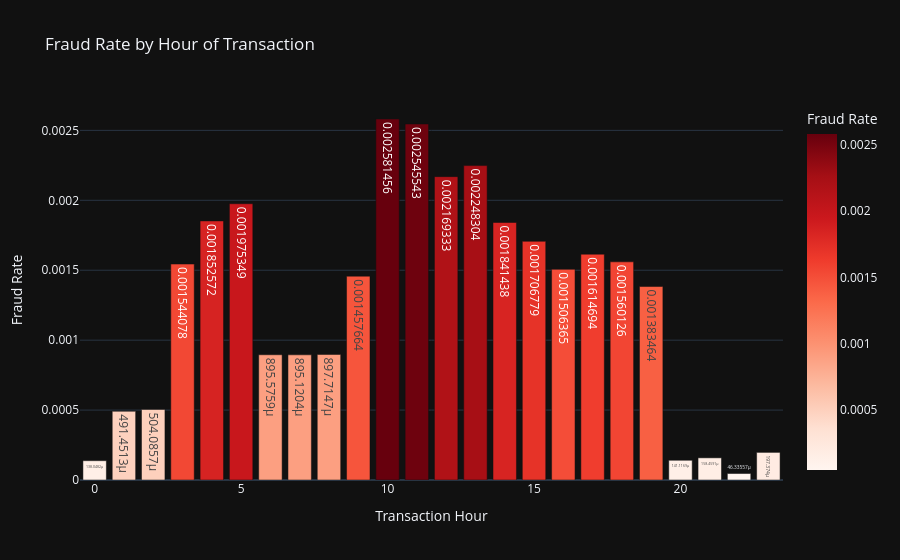

The code cell stored with this chart in its notebook:
### Code cell
#  Compute fraud rate per hour
fraud_rate_per_hour = (
    df.groupby('transaction_hour')['target']  # label column is 'target'
      .mean()
      .reset_index()
)

#  Create output folder
output_dir = r"..\reports\figures\numerical_fraud_plots"
os.makedirs(output_dir, exist_ok=True)

#  Plot fraud rate by hour
fig = px.bar(
    fraud_rate_per_hour,
    x='transaction_hour',
    y='target',
    title="Fraud Rate by Hour of Transaction",
    labels={'transaction_hour': 'Transaction Hour', 'target': 'Fraud Rate'},
    text_auto=True,
    color='target',
    color_continuous_scale='Reds'
)

fig.update_layout(
    xaxis_title="Transaction Hour",
    yaxis_title="Fraud Rate",
    template="plotly_dark",
    hovermode="x unified"
)

#  Save BEFORE showing
save_path = os.path.join(output_dir, "fraud_rate_by_hour.png")
fig.write_image(save_path)   # requires 'pip install -U kaleido'

fig.show()

print("Saved to:", save_path)

### Figure 1 — Plotly figure (JSON) as saved in the notebook; plotly's stock layout.template omitted (floating-point values rounded to 4 significant figures)
{"data": [{"alignmentgroup": "True", "hovertemplate": "Transaction Hour=%{x}<br>Fraud Rate=%{marker.color}<extra></extra>", "legendgroup": "", "marker": {"color": [0.000138, 0.0004915, 0.0005041, 0.001544, 0.001853, 0.001975, 0.0008956, 0.0008951, 0.0008977, 0.001458, 0.002581, 0.002546, 0.002169, 0.002248, 0.001841, 0.001707, 0.001506, 0.001615, 0.00156, 0.001383, 0.0001411, 0.0001585, 4.634e-05, 0.0001974], "coloraxis": "coloraxis", "pattern": {"shape": ""}}, "name": "", "offsetgroup": "", "orientation": "v", "showlegend": false, "textposition": "auto", "texttemplate": "%{y}", "type": "bar", "x": [0, 1, 2, 3, 4, 5, 6, 7, 8, 9, 10, 11, 12, 13, 14, 15, 16, 17, 18, 19, 20, 21, 22, 23], "xaxis": "x", "y": [0.000138, 0.0004915, 0.0005041, 0.001544, 0.001853, 0.001975, 0.0008956, 0.0008951, 0.0008977, 0.001458, 0.002581, 0.002546, 0.002169, 0.002248, 0.001841, 0.001707, 0.001506, 0.001615, 0.00156, 0.001383, 0.0001411, 0.0001585, 4.634e-05, 0.0001974], "yaxis": "y"}], "layout": {"barmode": "relative", "coloraxis": {"colorbar": {"title": {"text": "Fraud Rate"}}, "colorscale": [[0, "rgb(255,245,240)"], [0.125, "rgb(254,224,210)"], [0.25, "rgb(252,187,161)"], [0.375, "rgb(252,146,114)"], [0.5, "rgb(251,106,74)"], [0.625, "rgb(239,59,44)"], [0.75, "rgb(203,24,29)"], [0.875, "rgb(165,15,21)"], [1, "rgb(103,0,13)"]]}, "hovermode": "x unified", "legend": {"tracegroupgap": 0}, "title": {"text": "Fraud Rate by Hour of Transaction"}, "xaxis": {"anchor": "y", "domain": [0, 1], "title": {"text": "Transaction Hour"}}, "yaxis": {"anchor": "x", "domain": [0, 1], "title": {"text": "Fraud Rate"}}}}
